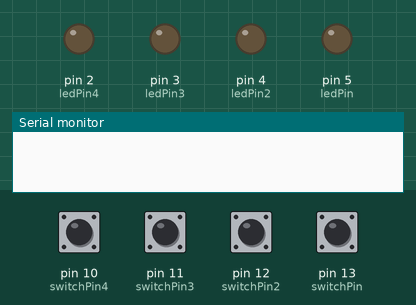
A sketch run on a simulated Arduino Uno, built with avr-gcc and run on an emulated ATmega328P. Parts: output pins drawn as LEDs (lit = HIGH), the last lines printed to the serial monitor. The test bench sets the inputs (shaded band); at power-on: pin 10 (switchPin4), pin 11 (switchPin3), pin 12 (switchPin2), pin 13 (switchPin) LOW. Random numbers use the default seed unless the sketch sets one.

Above: at 1.2 s.
1.3 s: pin 12 (switchPin2) pulled HIGH for 0.15 s
At 2.5 s:
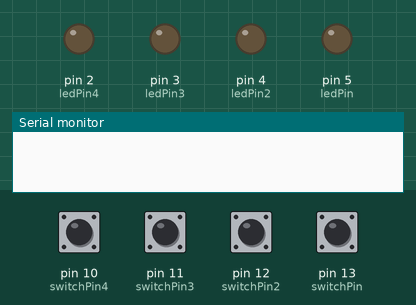
3.0 s: pin 13 (switchPin) pulled HIGH for 0.15 s
At 4.0 s:
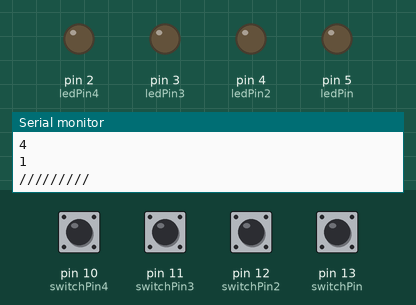
4.6 s: pin 11 (switchPin3) pulled HIGH for 0.15 s
At 5.1 s:
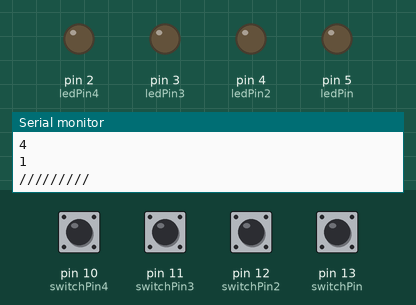
6.3 s: pin 12 (switchPin2) pulled HIGH for 1 s
At 7.1 s:
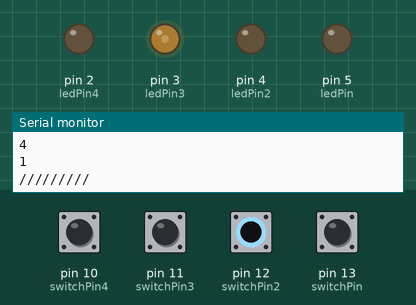
8.8 s: pin 10 (switchPin4) pulled HIGH for 0.15 s
At 8.87 s:
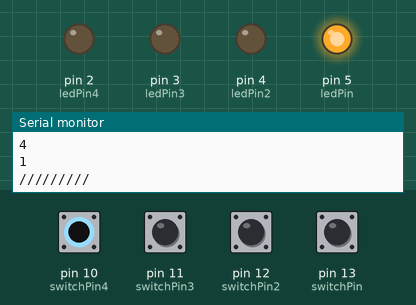
10.4 s: pin 11 (switchPin3) pulled HIGH for 1 s
At 11.2 s:
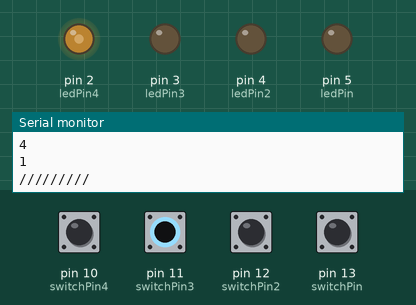
Timing chart, 0 to 13.4 s (numbered marks = the images above; inputs shaded):
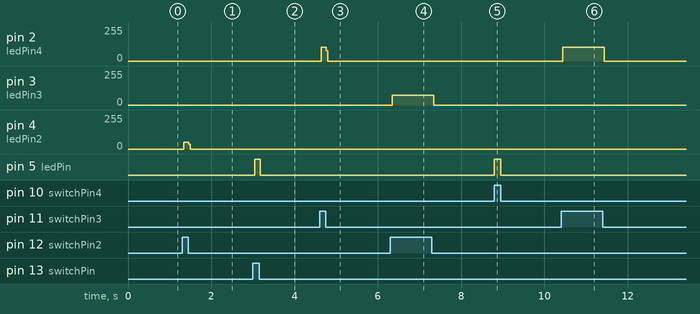

The sketch:

random_led_buttons.ino
```cpp
const int switchPin = 13;
const int switchPin2 = 12;
const int switchPin3 = 11;
const int switchPin4 = 10;
const int ledPin = 5;
const int ledPin2 = 4;
const int ledPin3 = 3;
const int ledPin4 = 2;

int value;

int motors[] = {
  1, 2, 3, 4};

void setup(){
  pinMode(ledPin, OUTPUT);
  pinMode(ledPin2, OUTPUT);
  pinMode(ledPin3, OUTPUT);
  pinMode(ledPin4, OUTPUT);
  pinMode(switchPin, INPUT);
  pinMode(switchPin2, INPUT);
  pinMode(switchPin3, INPUT);
  pinMode(switchPin4, INPUT);
  Serial.begin(9600);
}

void loop(){
  int switchVal = digitalRead(switchPin);
  int switchVal2 = digitalRead(switchPin2);
  int switchVal3 = digitalRead(switchPin3);
  int switchVal4 = digitalRead(switchPin4);
  if(switchVal == HIGH){
    digitalWrite(ledPin, HIGH);
    //shuffle starts
    for(int t=0; t<4; t++){
      motors[t] = 0;
    }
    for(int i=0; i<4; i++){
      motors[i] = random(1,5);
      if(i == 1){
        if(motors[i] == motors [0]){
          while(motors[i] == motors[0]){
            motors[i] = random(1, 5);
          }
        }
      }
      if(i == 2){
        int marks = 1;
        while(marks > 0){
          marks = 0;
          if(motors[i] == motors[0]){
            motors[i] = random(1, 5);
            marks = marks + 1;
          }
          if(motors[i] == motors[1]){
            motors[i] = random(1, 5);
            marks = marks + 1;
          }

        }
      }
      if(i == 3){
        int marks = 1;
        while(marks > 0){
          marks = 0;
          if(motors[i] == motors[0]){
            motors[i] = random(1, 5);
            marks = marks + 1;
          }
          if(motors[i] == motors[1]){
            motors[i] = random(1, 5);
            marks = marks + 1;
          }
          if(motors[i] == motors[2]){
            motors[i] = random(1, 5);
            marks = marks + 1;
          }
        }
      }
    }

    for( int b = 0; b < 4; b ++){
      Serial.println(motors[b]);
    }
    Serial.println("/////////");
  }
  if(switchVal2 == HIGH){
    value = motors[0];
    switch(value){
      case 1:
        digitalWrite(ledPin2, HIGH);
        break;
      case 2:
        digitalWrite(ledPin3, HIGH);
        break;
      case 3:
        digitalWrite(ledPin4, HIGH);
        break;
      case 4:
        digitalWrite(ledPin, HIGH);
        break;
    }
  }
  if(switchVal3 == HIGH){
    value = motors[1];
    switch(value){
      case 1:
        digitalWrite(ledPin2, HIGH);
        break;
      case 2:
        digitalWrite(ledPin3, HIGH);
        break;
      case 3:
        digitalWrite(ledPin4, HIGH);
        break;
      case 4:
        digitalWrite(ledPin, HIGH);
        break;
    }
  }
  if(switchVal4 == HIGH){
    value = motors[2];
    switch(value){
      case 1:
        digitalWrite(ledPin2, HIGH);
        break;
      case 2:
        digitalWrite(ledPin3, HIGH);
        break;
      case 3:
        digitalWrite(ledPin4, HIGH);
        break;
      case 4:
        digitalWrite(ledPin, HIGH);
        break;
    }
  }
  else{
    digitalWrite(ledPin, LOW);
    digitalWrite(ledPin2, LOW);
    digitalWrite(ledPin3, LOW);
    digitalWrite(ledPin4, LOW);
  }
}
```

Measured:
- after the input at 1.3 s, pin 4 (ledPin2): 0/255 → 49/255 at once, → 0/255 0.12 s later
- after the input at 3.0 s, pin 5 (ledPin): LOW → HIGH at once, → LOW 0.13 s later
- after the input at 4.6 s, pin 2 (ledPin4): 0/255 → 105/255 at once, → 0/255 0.12 s later
- after the input at 6.3 s, pin 3 (ledPin3): 0/255 → 74/255 at once, → 0/255 1.0 s later
- after the input at 8.8 s, pin 5 (ledPin): LOW → HIGH at once, → LOW 0.15 s later
- after the input at 10.4 s, pin 2 (ledPin4): 0/255 → 105/255 at once, → 0/255 1.0 s later
